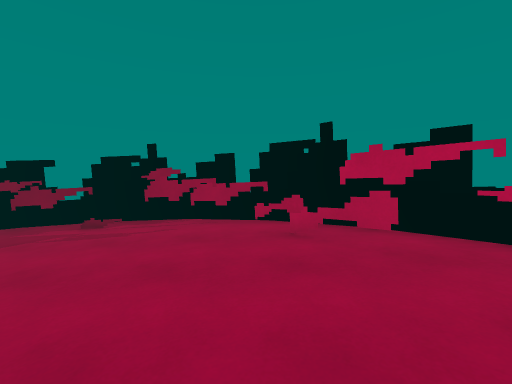
View 1 (above)

16 first-person views from a walk through a scene from a Unity 3-D project. The camera is 1.4 m above the floor, tilts 4° down and sees 90° across. The floor is counted in squares, 1 m on a side. Each view is taken from the middle of a square. On the plan, view 1 faces up. The plan holds only what a view shows up to about 13 squares ahead; the rest is blank. The player character is not drawn.

View 2
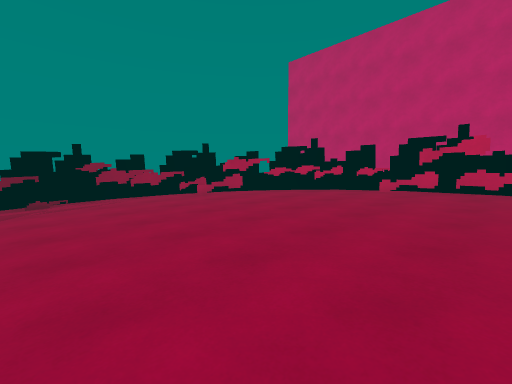

View 3
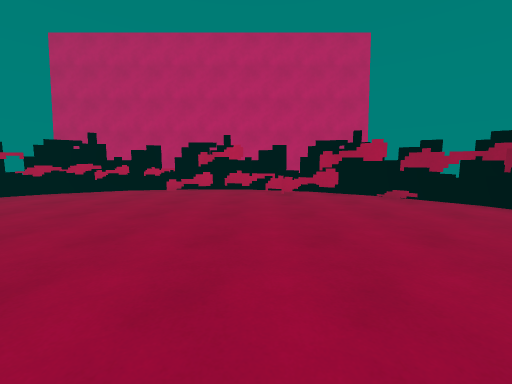

View 4
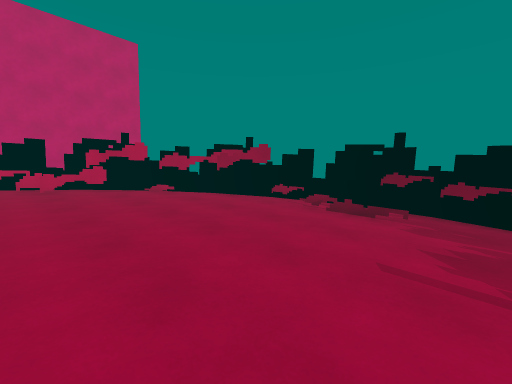

View 5
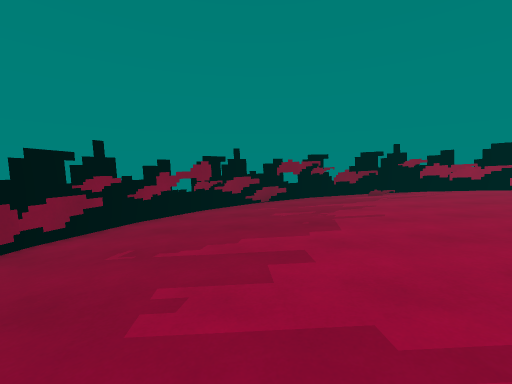

View 6
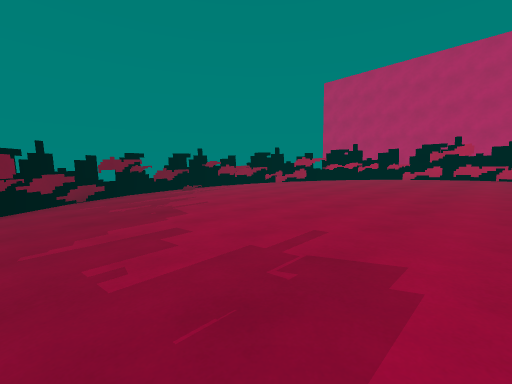

View 7
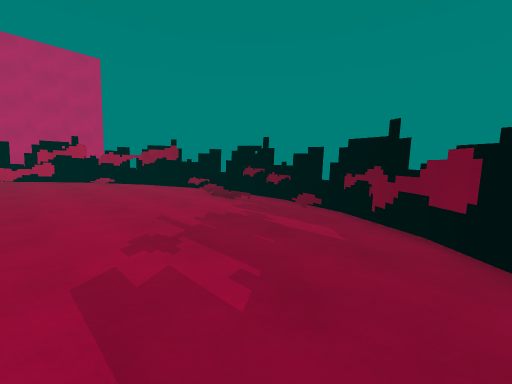

View 8
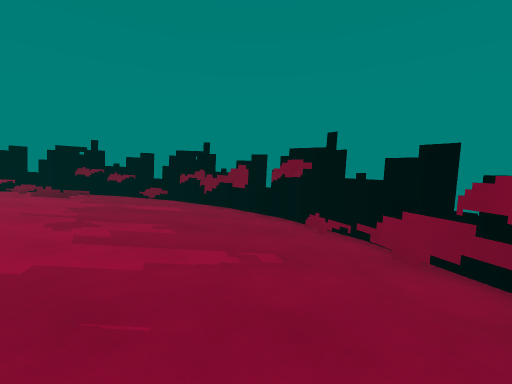

View 9
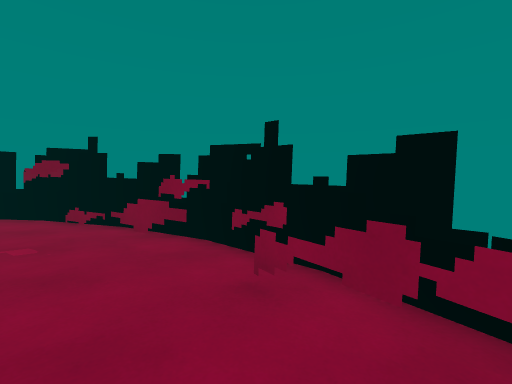

View 10
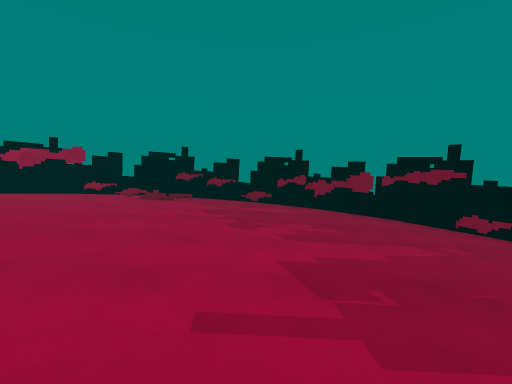

View 11
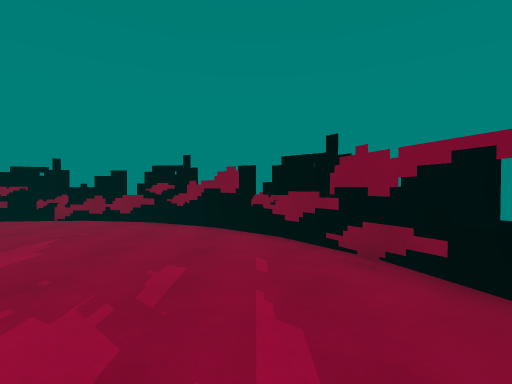

View 12
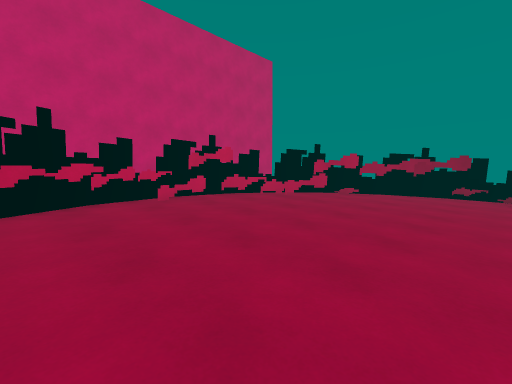

View 13
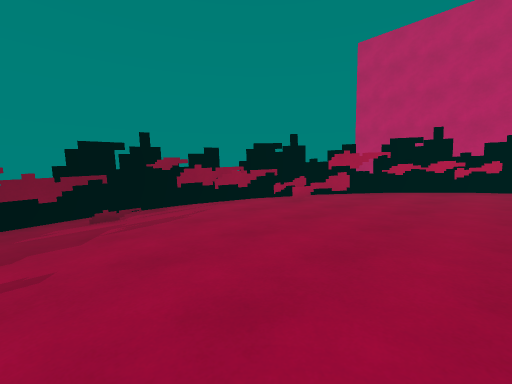

View 14
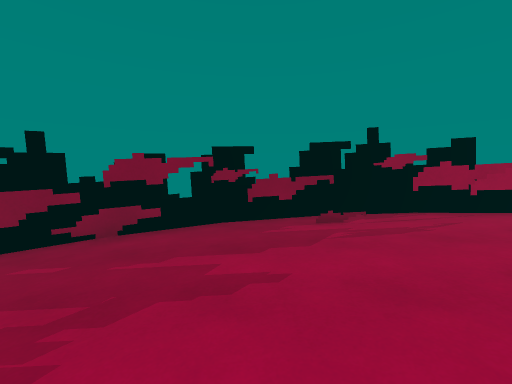

View 15
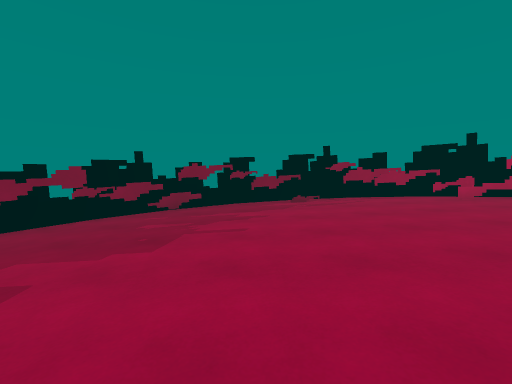

View 16
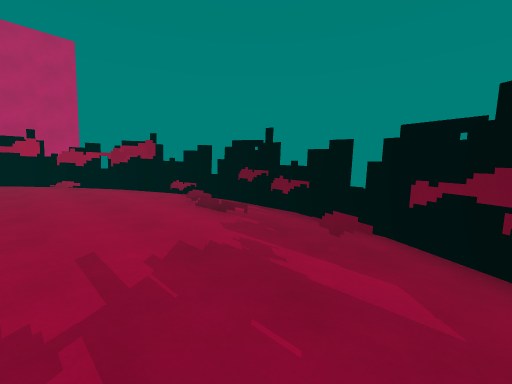

### Floor plan
Key: @ floor where view 1 was taken; # wall or solid block; . main floor; : floor 0.25 m higher than the main floor; - floor 0.25 m lower than the main floor; + floor 0.5 m higher than the main floor; _ floor 0.5 m lower than the main floor; = window, fence, low wall or low ledge.
Columns run from 17 left of view 1 to 6 right of it. Each row starts with its distance up from view 1.
  9            ####
  8         #####.##
  7      ##=##....######
  6     ##----.....::#=#
  5    ##_----.....::::##
  4   ###_----.....::::###
  3   ##__----.....:::::###
  2  ##___----.....:::::+#+#
  1  ##___----.....:::::+#+#
  0 ##=___----.....::@::+++#
 -1 #=____----.....:::::+++#
 -2 #_____----.....:::::+++#
 -3 ##____----.....:::::+++#
 -4 #=#___----.....:::::+++#
 -5  #=___----.....:::::+++#
 -6  #=___----.....:::::+==#
 -7  ###__----.....:::::+=##
 -8   ##__----.....:::::#=#
 -9    ##_----.....::::####
-10    ### ---.....::::#
-11      ##---.....:::#=
-12       ##=#.....:####
-13       ##=####..:##
-14        ##########

Positions as (right, up) in squares from view 1, and headings:
1: (0, 0), facing up
2: (-6, -5), facing up-right
3: (-6, -5), facing right
4: (-8, -5), facing down-right
5: (-11, -5), facing up
6: (-13, -6), facing up-right
7: (-13, -6), facing down-right
8: (-13, -2), facing down
9: (-13, 0), facing down-left
10: (-9, -1), facing down
11: (-6, 5), facing left
12: (-3, 3), facing down-right
13: (-7, 0), facing up-right
14: (-7, 1), facing up
15: (-7, -4), facing up
16: (-11, -8), facing down-right
